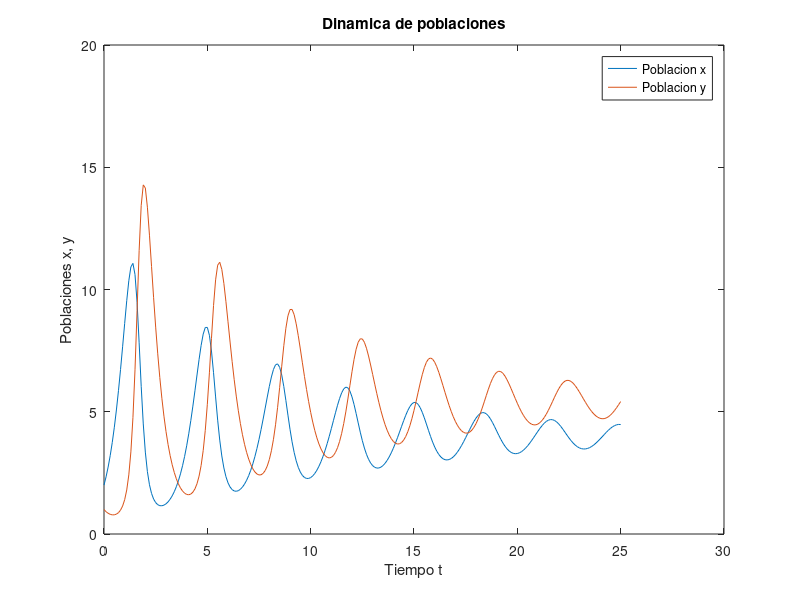
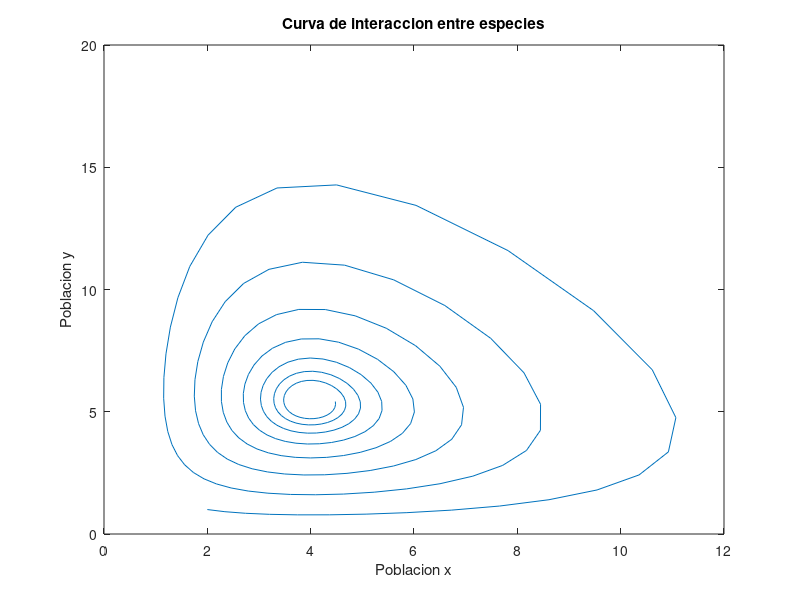

Here is the MATLAB script that generated these plots, in order:
clc; clear all;

function y = f(t, x)
    y = [
        x(1) * (2 - 0.05 * x(1) - x(2) / 3)
        x(2) * (-2 + 0.5 * x(1))
        ];
endfunction

mu = [2; 1];
a = 0; b = 25;
h = 0.1;

N = round((b - a) / h);

t = a * ones(1, N + 1);
x = [
    mu(1, 1) * ones(1, N + 1)
    mu(2, 1) * ones(1, N + 1)
    ];

for n = 1:N
    xn = x(:, n);
    fn = f(t(n), xn);
    x(:, n + 1) = xn + h / 4 * (fn + 3 * f(t(n) + 2/3 * h, xn + 2/3 * h * fn));
    t(n + 1) = t(n) + h;
endfor

figure(1); clf;
plot(t, x(1, :), [";Poblacion x;"], t, x(2, :), [";Poblacion y;"]);
title("Dinamica de poblaciones");
xlabel("Tiempo t");
ylabel("Poblaciones x, y");

figure(2); clf;
plot(x(1, :), x(2, :));

title("Curva de interaccion entre especies");
xlabel("Poblacion x");
ylabel("Poblacion y");
